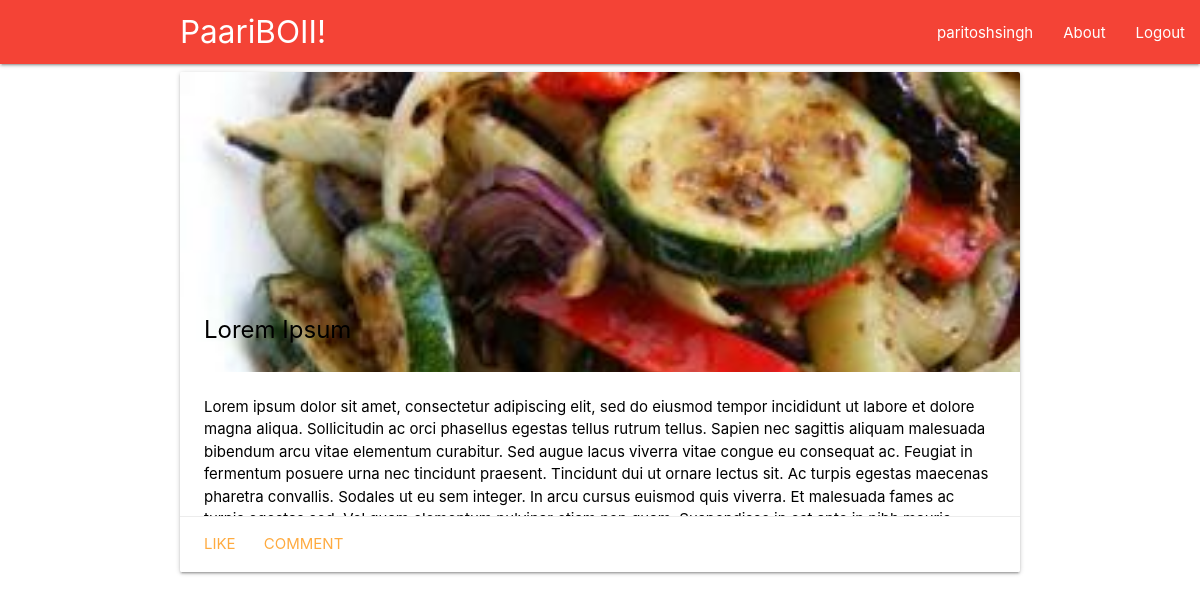
The page /post/7/ (signed in) on the database its author committed.
### network/models.py (models this page shows, shortened)
class Post(models.Model):
    title = models.CharField(max_length = 100)
    content = models.TextField()
    created_on = models.TimeField(auto_now = True)
    author = models.ForeignKey(User, on_delete = models.CASCADE,)
    image = models.ImageField(default = 'default.jpg',upload_to = 'post_pics',)

### network/views.py (the view)
# urls.py: path('post/<int:pk>/', user_views.PostDetail.as_view(), name = 'post_detail'),
class PostDetail(DetailView):
    model = Post

### network/templates/network/post_detail.html
{% extends "network/base.html"%}
{% block content %}
<div class="row">
<div class = "container">
    <div class="card large">
      <div class="card-image">
        <img src = {{ object.image.url }}>
          <span class="card-title black-text"><b>{{ object.title}}</b></span>
      </div>
        <div class="card-content black-text">
          <p>{{ object.content }}</p>
        </div>
        {% if object.author == user %}
        <div class="card-action">
          <a href="{% url 'network:post_update' object.id %}">Update</a>
          <a href="{% url 'network:post_delete' object.id %}">Delete</a>
        </div>
        {% else %}
        <div class="card-action">
          <a href="#">Like</a>
          <a href="#">Comment</a>
        </div>
        {% endif %}
      </div>
    </div>
  </div>
{% endblock%}

### network/templates/network/base.html (shortened to what this page needs)
{% load static %}
<html>
<head>
        <link type="text/css" rel="stylesheet" href="{% static 'css/materialize.css'%}"  media="screen,projection"/>
</head>
<body>
    <nav class="red">
    <div class="nav-wrapper">
        <div class="container">
            <a href="{% url 'network:homepage'%}" data-target="slide-out" class="brand-logo">PaariBOII!</a>
        </div>
        <ul id="nav-mobile" class="right hide-on-med-and-down">
            {% if user.is_authenticated %}
            <li><a class="waves-effect" href="{% url 'network:profile_detail' user.profile.id %}">{{ user.username }}</a></li>
            <li><a class="waves-effect" href="#AboutPage">About</a></li>
            <li><a class="waves-effect" href="{% url 'network:logout'%}?next=/" on onclick="M.toast({html: 'logged out'})">Logout</a></li>
            {% else%}
            <li><a class="waves-effect" href="{% url 'network:register'%}">Register</a></li>
            <li><a class="waves-effect" href="{% url 'network:login'%}">Login</a></li>
            <li><a class="waves-effect" href = "{% url 'network:test_view'%}">Test</a></li>
            {% endif %}
        </ul>
    </div>
    </nav>
        {% block content %}
        {% endblock %}
</body>
</html>

### rows shown on the page
Post: image (placeholder picture), title "Lorem Ipsum", content "Lorem ipsum dolor sit amet, consectetur adipiscing elit, sed do eiusmod tempor incididunt ut labore et dolore magna aliqua. Sollicitudin ac orci phasellus egestas tellus rutrum tellus. Sapien nec sagittis aliquam malesuada bibendum arcu vitae elementum curabitur. Sed augue lacus viverra vitae congue eu consequat ac. Feugiat in fermentum posuere urna nec tincidunt praesent. Tincidunt dui ut ornare lectus sit. Ac turpis egestas maecenas pharetra convallis. Sodales ut eu sem integer. In arcu cursus euismod quis viverra. Et malesuada fames ac…"

### other values the page prints
{{ user.username }} "paritoshsingh"
